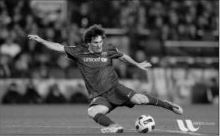
#> input picture OPENCV/basicOperation/Cannyimg.JPG, 220 x 136 px
$ python CannyDetect.py
#> lines starting #> are read from the running program, lines starting #| are printed output that depends on the picture
#	Определение	контура	при	помощи	функции	Canny
import cv2
import numpy as np

lowThresh=100
HighTresh=200

img=cv2.imread('Cannyimg.JPG')
#> img is the input picture: shape (136, 220, 3); min 0, max 255, mean 83.1
edges=cv2.Canny(img,lowThresh,HighTresh)
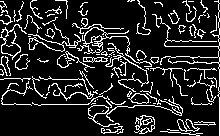
#> edges: shape (136, 220); 14.4% white in thin lines or dots
cv2.imshow('Averaging',img)             #отображение
cv2.imshow('GausianBlur', edges)         #отображение

cv2.waitKey(0)                          #ожидание нажатия клавиши
cv2.destroyAllWindows()
